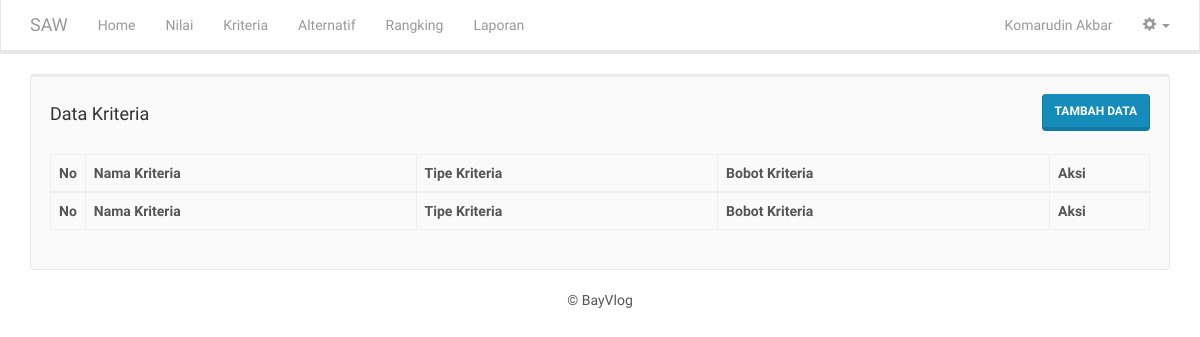
The app's page /kriteria.php (signed in), older data.
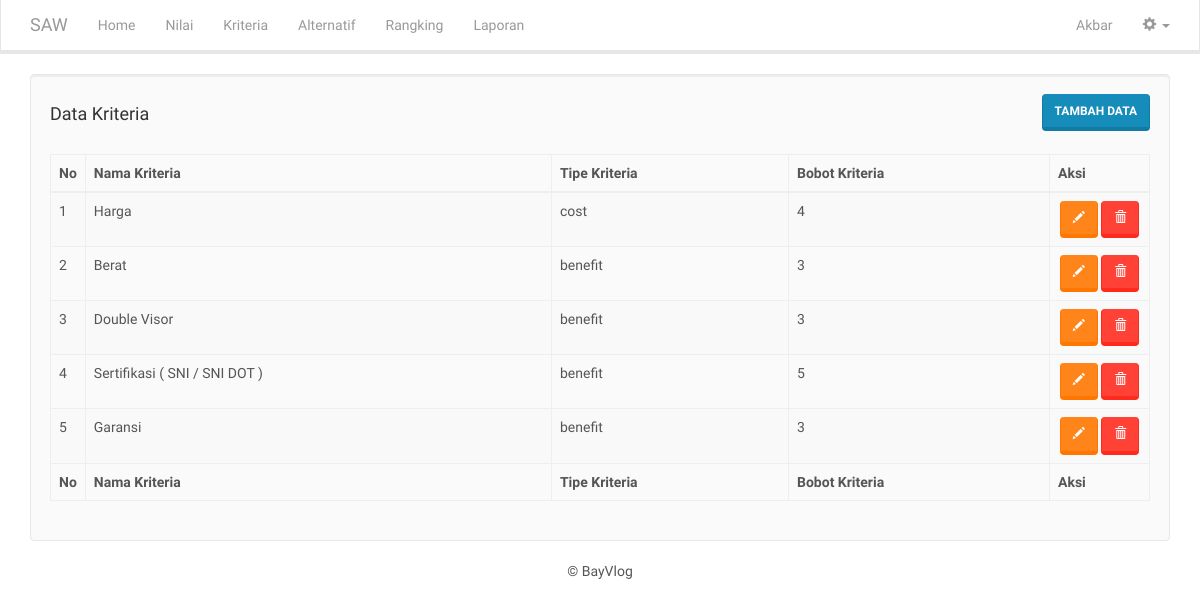
The same page, newer data.
### tables this page shows
CREATE TABLE `kriteria` (
  `id_kriteria` int(11) NOT NULL,
  `nama_kriteria` varchar(255) NOT NULL,
  `tipe_kriteria` varchar(10) NOT NULL,
  `bobot_kriteria` double NOT NULL
);

### includes/kriteria.inc.php (called while the page is built, shortened)
<?php
class Kriteria{
	private $conn;
	private $table_name = "kriteria";
	public function __construct($db){
		$this->conn = $db;
	}
	function readAll(){
		$query = "SELECT * FROM ".$this->table_name." ORDER BY id_kriteria ASC";
		$stmt = $this->conn->prepare( $query );
		$stmt->execute();
		return $stmt;
	}
}
?>

### kriteria.php (the view)
<?php
include_once 'header.php';
include_once 'includes/kriteria.inc.php';
$pro = new Kriteria($db);
$stmt = $pro->readAll();
?>
<div class="well">
	<div class="row">
		<div class="col-md-6 text-left">
			<h4>Data Kriteria</h4>
		</div>
		<div class="col-md-6 text-right">
			<button onclick="location.href='kriteria-baru.php'" class="btn btn-primary">Tambah Data</button>
		</div>
	</div>
	<br/>
	<table width="100%" class="table table-striped table-bordered" id="tabeldata">
        <thead>
            <tr>
                <th width="30px">No</th>
                <th>Nama Kriteria</th>
                <th>Tipe Kriteria</th>
                <th>Bobot Kriteria</th>
                <th width="100px">Aksi</th>
            </tr>
        </thead>
        <tfoot>
            <tr>
                <th>No</th>
                <th>Nama Kriteria</th>
                <th>Tipe Kriteria</th>
                <th>Bobot Kriteria</th>
                <th>Aksi</th>
            </tr>
        </tfoot>
        <tbody>
<?php
$no=1;
while ($row = $stmt->fetch(PDO::FETCH_ASSOC)){
?>
            <tr>
                <td><?php echo $no++ ?></td>
                <td><?php echo $row['nama_kriteria'] ?></td>
                <td><?php echo $row['tipe_kriteria'] ?></td>
                <td><?php echo $row['bobot_kriteria'] ?></td>
                <td class="text-center">
					<a href="kriteria-ubah.php?id=<?php echo $row['id_kriteria'] ?>" class="btn btn-warning"><span class="glyphicon glyphicon-pencil" aria-hidden="true"></span></a>
					<a href="kriteria-hapus.php?id=<?php echo $row['id_kriteria'] ?>" onclick="return confirm('Yakin ingin menghapus data')" class="btn btn-danger"><span class="glyphicon glyphicon-trash" aria-hidden="true"></span></a>
			    </td>
            </tr>
<?php
}
?>
        </tbody>
    </table>
</div>
<?php
include_once 'footer.php';
?>

### header.php (shortened to what this page needs)
<!DOCTYPE html>
<html lang="en">
  <head>
    <link href="css/bootstrap.min.css" rel="stylesheet">
    <link href="css/dataTables.bootstrap.min.css" rel="stylesheet">
  </head>
  <body>
	<nav class="navbar navbar-inverse navbar-static-top">
	  <div class="container">
		<div class="navbar-header">
		  <a class="navbar-brand" href="index.php">SAW</a>
		</div>
		<div class="collapse navbar-collapse" id="bs-example-navbar-collapse-1">
		  <ul class="nav navbar-nav">
			<li><a href="index.php">Home</a></li>
			<li><a href="nilai.php">Nilai</a></li>
			<li><a href="kriteria.php">Kriteria</a></li>
			<li><a href="alternatif.php">Alternatif</a></li>
			<li><a href="rangking.php">Rangking</a></li>
			<li><a href="laporan.php">Laporan</a></li>
		  </ul>
		  <ul class="nav navbar-nav navbar-right">
			<li><a href="profil.php"><?php echo $_SESSION['nama_lengkap'] ?></a></li>
			<li class="dropdown">
			  <a href="#" class="dropdown-toggle" data-toggle="dropdown" role="button" aria-haspopup="true" aria-expanded="false"><span class="glyphicon glyphicon-cog"></span> <span class="caret"></span></a>
			</li>
		  </ul>
		</div>
	  </div>
	</nav>
    <div class="container">

### footer.php (shortened to what this page needs)
<footer class="text-center">&copy; BayVlog</footer>
	</div>
  </body>
</html>

Row changes from the older to the newer data that the page shows:
added kriteria: nama_kriteria "Harga", tipe_kriteria "cost", bobot_kriteria "4"
added kriteria: nama_kriteria "Berat", tipe_kriteria "benefit", bobot_kriteria "3"
added kriteria: nama_kriteria "Double Visor", tipe_kriteria "benefit", bobot_kriteria "3"
added kriteria: nama_kriteria "Sertifikasi ( SNI / SNI DOT )", tipe_kriteria "benefit", bobot_kriteria "5"
added kriteria: nama_kriteria "Garansi", tipe_kriteria "benefit", bobot_kriteria "3"
Text that changed along with them:
$_SESSION['nama_lengkap']: "Komarudin Akbar" → "Akbar"
